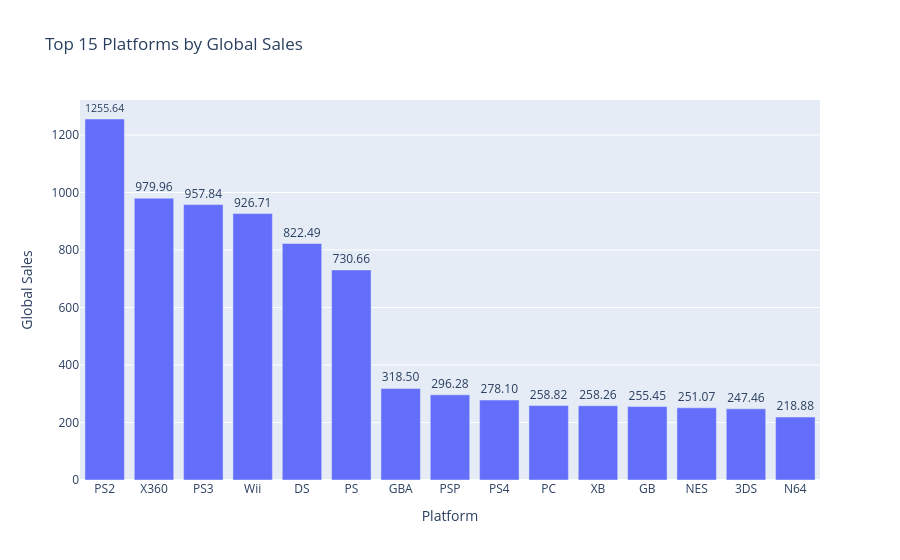

The cell this chart's notebook holds for it:
### Markdown cell above
# Q2: Platform Sales Analysis - BAR CHART----NAME:-

### Code cell
import pandas as pd
import plotly.express as px

# Load dataset
df = pd.read_csv('vgsales.csv')

# Top 15 platforms by sales
platform_sales = (
    df.groupby('Platform')['Global_Sales']
    .sum()
    .sort_values(ascending=False)
    .head(15)
)

# Create bar chart with values
fig = px.bar(
    x=platform_sales.index,
    y=platform_sales.values,
    text=platform_sales.values,   # show numbers on bars
    labels={'x': 'Platform', 'y': 'Global Sales'},
    title='Top 15 Platforms by Global Sales'
)

# Format numbers
fig.update_traces(texttemplate='%{text:.2f}', textposition='outside')

# Show graph
fig.show()

### Figure 1 — Plotly figure (JSON) as saved in the notebook; plotly's stock layout.template omitted (floating-point values rounded to 4 significant figures)
{"data": [{"hovertemplate": "Platform=%{x}<br>Global Sales=%{y}<br>text=%{text}<extra></extra>", "legendgroup": "", "marker": {"color": "#636efa", "pattern": {"shape": ""}}, "name": "", "orientation": "v", "showlegend": false, "text": [1256.0, 980.0, 957.8, 926.7, 822.5, 730.7, 318.5, 296.3, 278.1, 258.8, 258.3, 255.5, 251.1, 247.5, 218.9], "textposition": "outside", "texttemplate": "%{text:.2f}", "type": "bar", "x": ["PS2", "X360", "PS3", "Wii", "DS", "PS", "GBA", "PSP", "PS4", "PC", "XB", "GB", "NES", "3DS", "N64"], "xaxis": "x", "y": [1256.0, 980.0, 957.8, 926.7, 822.5, 730.7, 318.5, 296.3, 278.1, 258.8, 258.3, 255.5, 251.1, 247.5, 218.9], "yaxis": "y"}], "layout": {"barmode": "relative", "legend": {"tracegroupgap": 0}, "title": {"text": "Top 15 Platforms by Global Sales"}, "xaxis": {"anchor": "y", "domain": [0.0, 1.0], "title": {"text": "Platform"}}, "yaxis": {"anchor": "x", "domain": [0.0, 1.0], "title": {"text": "Global Sales"}}}}
